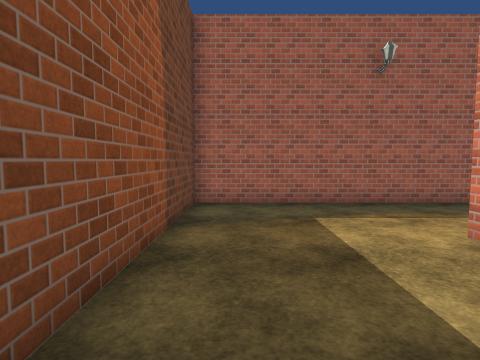
[1] (above)

21 first-person views from a walk through a scene from a Unity 3-D project. The camera is 1.4 m above the floor, tilts 4° down and sees 80° across. The floor is counted in squares, 1 m on a side. Each view is taken from the middle of a square. On the plan, view 1 faces up. The plan holds only what a view shows up to about 14 squares ahead; the rest is blank. The place goes on beyond the plan. Some surface patterns are stand-ins.

[2]
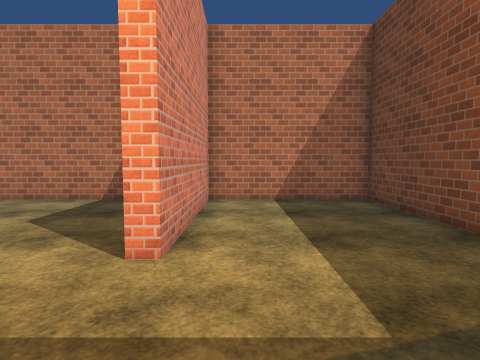

[3]
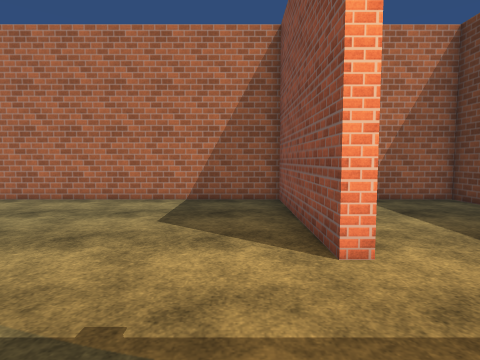

[4]
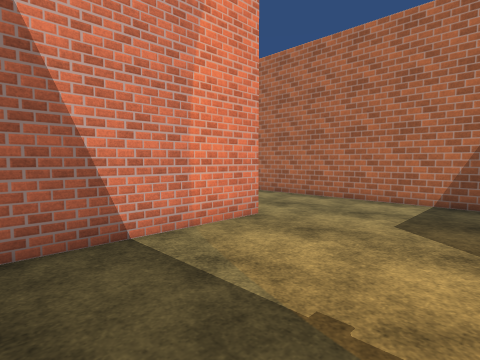

[5]
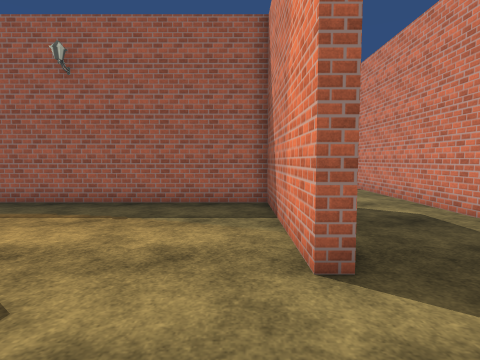

[6]
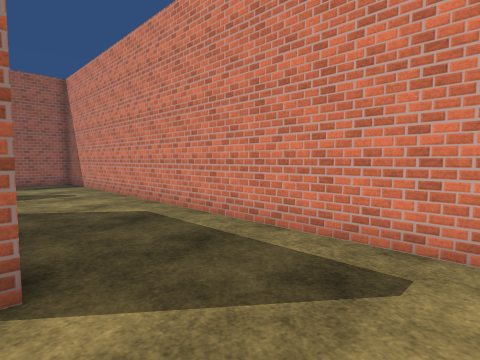

[7]
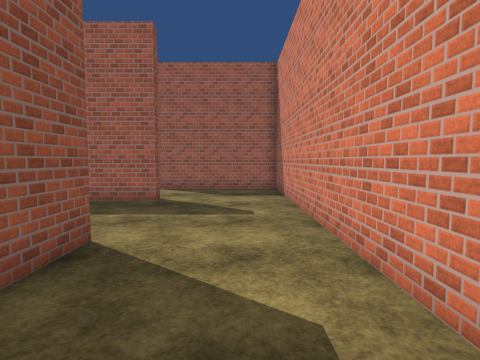

[8]
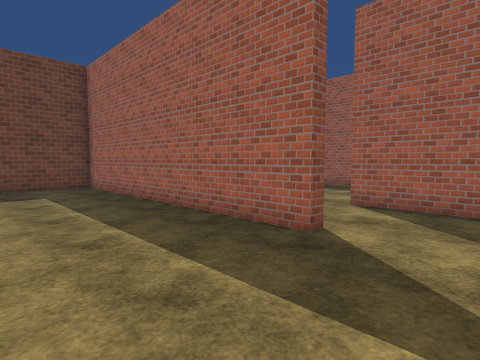

[9]
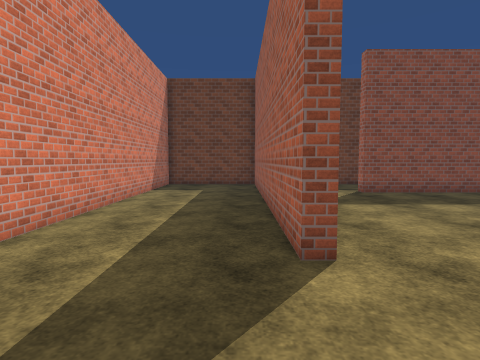

[10]
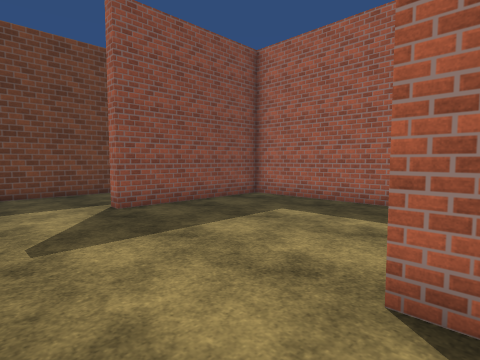

[11]
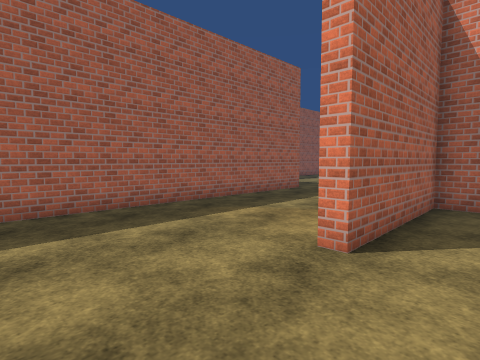

[12]
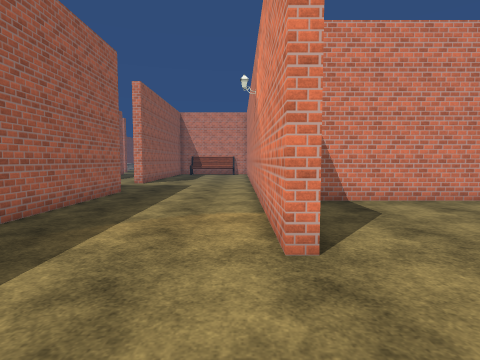

[13]
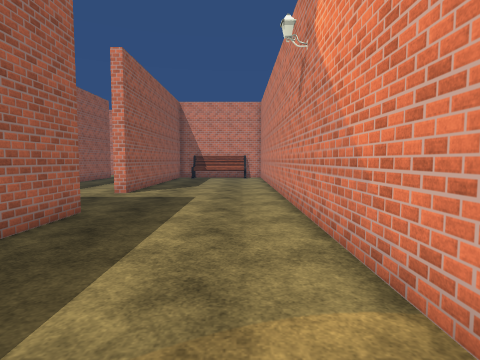

[14]
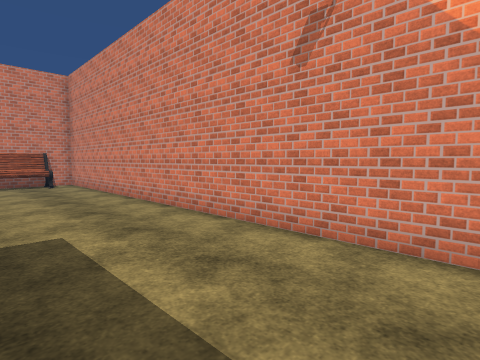

[15]
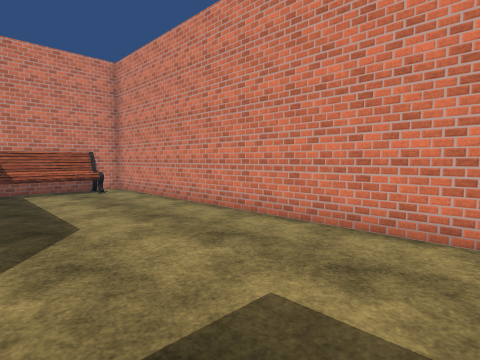

[16]
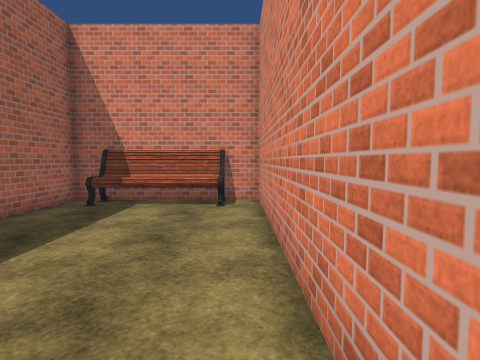

[17]
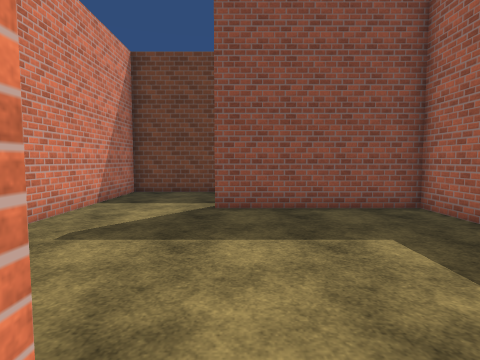

[18]
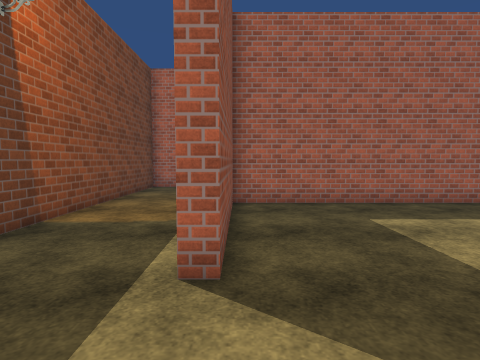

[19]
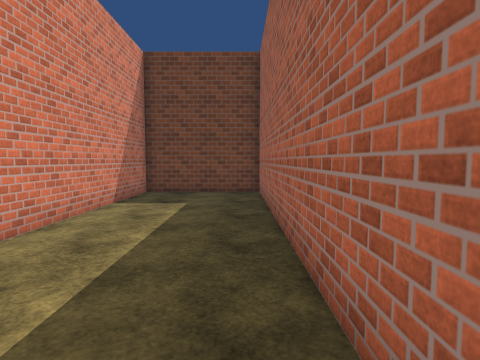

[20]
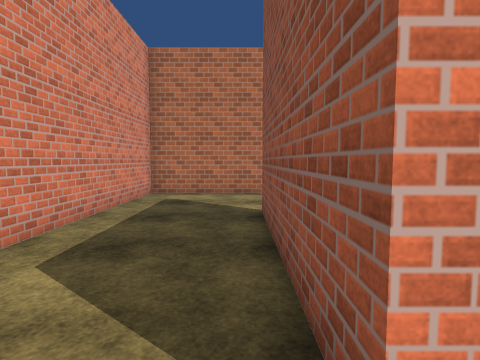

[21]
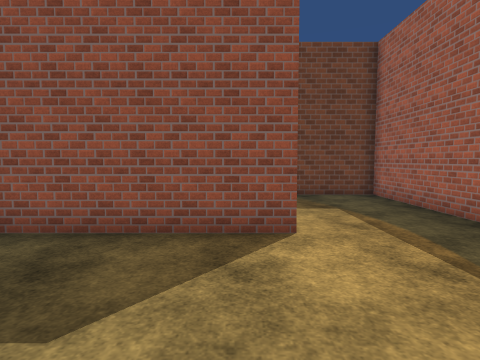

### Floor plan
Points are (right, up) in squares from view 1. A wall is a line through its corners. A room is listed if a view was taken in it or the views show most of it. See-through windows are left out.
Room 1 (views 1, 2, 3, 4, 5, 6, 7, 8, 9, 10, 11, 12, 13, 14, 15, 16, 17, 18, 19, 20, 21)
walls: (11.1, 15.4) (11.1, 14.9) (-1.1, 14.9); (-1.5, 14.9) (-1.5, 9.9) (11.4, 9.9) (11.4, 3.4) (10.9, 3.4) (10.9, 9.4) (-1.5, 9.4) (-1.5, -1.1) (4.1, -1.1) (4.1, 5.1) (4.6, 5.1) (4.6, -1.1) (15.8, -1.1) (15.8, 18.8) (10.1, 18.8) (10.1, 19.3) (34, 19.3) (34, 25.5); (18.6, 25.2) (2.8, 25.2) (2.8, 19.3) (2.2, 19.3); (-1.5, 25.5) (-1.5, 15.4) (4.9, 15.4)
objects: bench (33, 21) to (33, 24)

Positions as (right, up) in squares from view 1, and headings:
1: (0, 0), facing up
2: (3, 9), facing down
3: (6, 9), facing down
4: (6, 9), facing down-right
5: (10, 0), facing up
6: (11, 0), facing up-right
7: (14, 5), facing up
8: (14, 10), facing up-left
9: (15, 14), facing left
10: (11, 16), facing up-left
11: (6, 17), facing up-right
12: (6, 20), facing right
13: (11, 21), facing right
14: (16, 24), facing down-right
15: (20, 25), facing down-right
16: (24, 20), facing right
17: (11, 20), facing left
18: (3, 16), facing up
19: (11, 14), facing left
20: (12, 11), facing down
21: (10, 4), facing left
